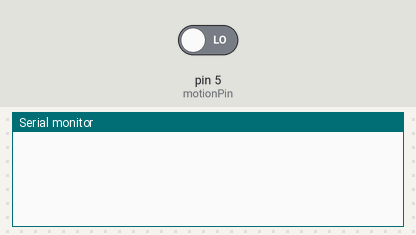
Recording of a sketch running on a simulated Arduino Uno, built with avr-gcc and run on an emulated ATmega328P. Shown: the last lines printed to the serial monitor. Inputs (shaded band) come from the test bench; at power-on: pin 5 (motionPin) LOW.

Above: at 1.2 s.
1.3 s: pin 5 (motionPin) driven HIGH
At 2.5 s:
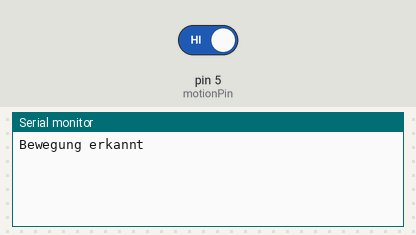
2.8 s: pin 5 (motionPin) driven LOW
At 3.7 s:
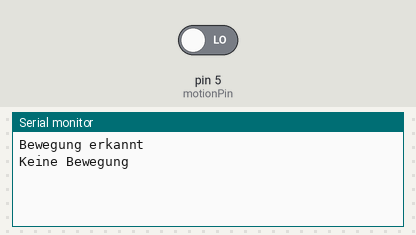

Measured:
- after the input at 1.3 s, the serial monitor: prints a new line at once (image 1)
- after the input at 2.8 s, the serial monitor: prints a new line at once (image 2)

The sketch:

HC-SR501_PIR_Motion_Sensor.ino
```cpp
/*
Project:  PIR Motion dedector HC-SR501 / ESP8266/NodeMCU
Author:   Thomas Edlinger for www.edistechlab.com
Date:     Created 10.03.2021
Version:  V1.0
IDE:      Arduino IDE 1.8.13

Required Board (Tools -> Board -> Boards Manager...)
 - Board: esp8266 by ESP8266 Community   V2.7.4

Wirering for the Motion Sensor:
HC-SR501    NodeMCU
VCC         Vin (5V)
GND         GND
OUT         D1 / GPIO5
*/

const int motionPin = 5;
int pirState = LOW;

void setup() {
  pinMode(motionPin, INPUT);
  Serial.begin(115200);
}

void loop(){
  if (digitalRead(motionPin) == HIGH) {
    if (pirState == LOW) {
      Serial.println("Bewegung erkannt");
      pirState = HIGH;
    }
  } else {
    if (pirState == HIGH){
      Serial.println("Keine Bewegung");
      pirState = LOW;
    }
  }
}
```
